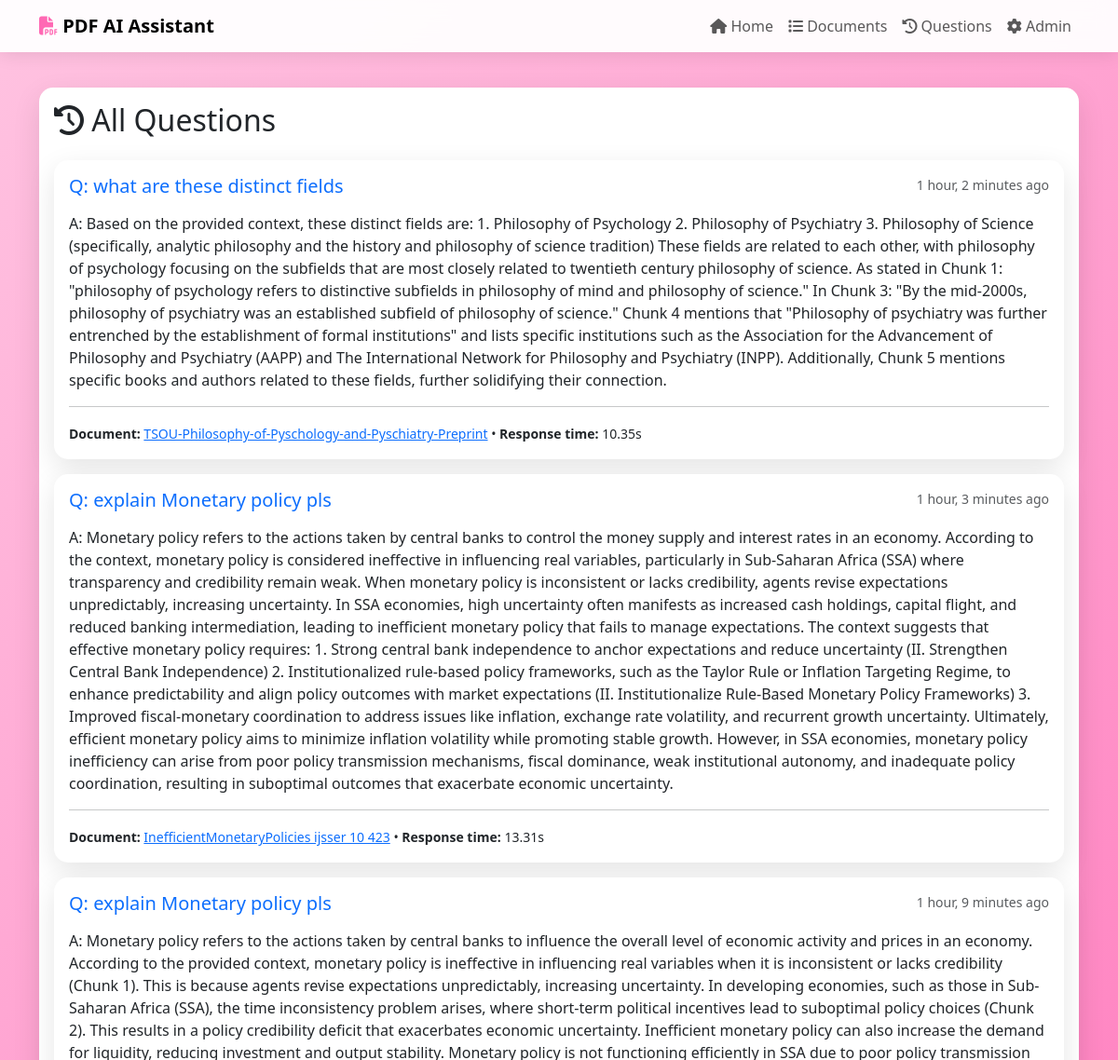
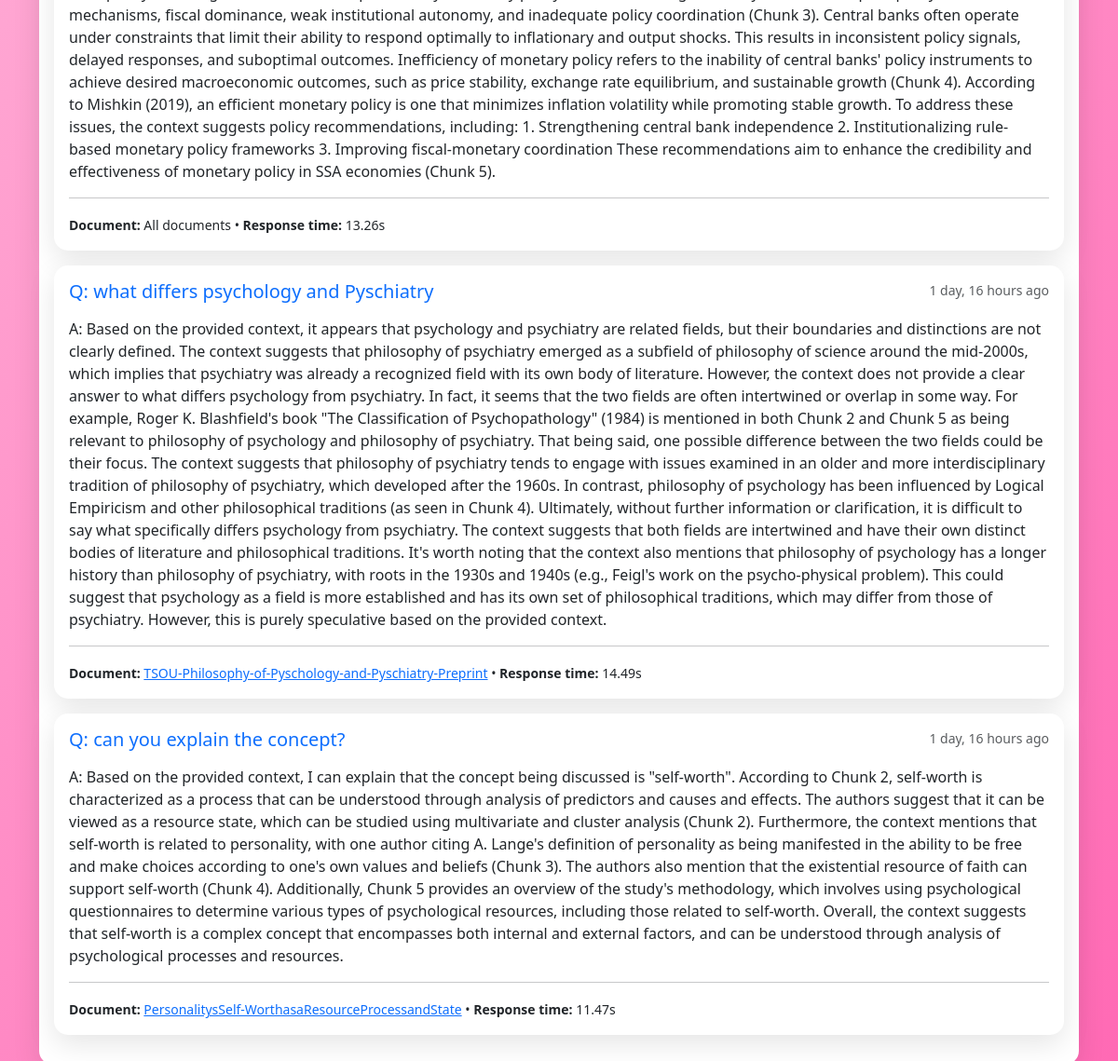
Screenshot of /questions/ with the database file from the repository (2 pictures, top to bottom).
### documents/models.py (models this page shows, shortened)
class Question(models.Model):
    document = models.ForeignKey(PDFDocument, on_delete=models.CASCADE, related_name='questions', null=True, blank=True)
    question_text = models.TextField()
    answer_text = models.TextField()
    asked_at = models.DateTimeField(default=timezone.now)
    asked_by = models.ForeignKey(User, on_delete=models.CASCADE, null=True, blank=True)
    response_time = models.FloatField(help_text="Response time in seconds", null=True, blank=True)
    class Meta:
        ordering = ['-asked_at']
        verbose_name = "Question"
        verbose_name_plural = "Questions"

class PDFDocument(models.Model):
    title = models.CharField(max_length=255)
    file = models.FileField(upload_to='pdfs/')
    uploaded_at = models.DateTimeField(default=timezone.now)
    uploaded_by = models.ForeignKey(User, on_delete=models.CASCADE, null=True, blank=True)
    file_size = models.IntegerField(help_text="File size in bytes")
    num_pages = models.IntegerField(default=0, help_text="Number of pages in PDF")
    num_chunks = models.IntegerField(default=0, help_text="Number of text chunks created")
    processed = models.BooleanField(default=False)
    processing_error = models.TextField(blank=True, null=True)
    class Meta:
        ordering = ['-uploaded_at']
        verbose_name = "PDF Document"
        verbose_name_plural = "PDF Documents"

### documents/views.py (the view)
# urls.py: path('questions/', views.question_history, name='question_history'),
def question_history(request):
    questions = Question.objects.all()
    context = {
        'questions': questions
    }
    return render(request, 'documents/question_history.html', context)

### documents/templates/documents/question_history.html (shortened to what this page needs)
{% extends 'base.html' %}
{% block content %}
<div class="row">
    <div class="col-md-12">
        <div class="card">
            <div class="card-body">
                <h2 class="card-title mb-4">
                    <i class="fas fa-history"></i> All Questions
                </h2>
                {% if questions %}
                {% for q in questions %}
                <div class="card mb-3">
                    <div class="card-body">
                        <div class="d-flex justify-content-between">
                            <h5 class="text-primary">Q: {{ q.question_text }}</h5>
                            <small class="text-muted">{{ q.asked_at|timesince }} ago</small>
                        </div>
                        <p class="mt-2">A: {{ q.answer_text }}</p>
                        <hr>
                        <small>
                            {% if q.document %}
                            <strong>Document:</strong>
                            <a href="{% url 'document_detail' q.document.pk %}">{{ q.document.title }}</a>
                            {% else %}
                            <strong>Document:</strong> All documents
                            {% endif %}
                            {% if q.response_time %}
                            • <strong>Response time:</strong> {{ q.response_time|floatformat:2 }}s
                            {% endif %}
                        </small>
                    </div>
                </div>
                {% endfor %}
                {% endif %}
            </div>
        </div>
    </div>
</div>
{% endblock %}

### documents/templates/base.html (style rules this page uses)
body { font-family: 'Segoe UI', Tahoma, Geneva, Verdana, sans-serif; background: linear-gradient(135deg, #ffc3e1 0%, #ff69b4 100%); min-height: 100vh; padding-top: 70px; }
.card { border: none; border-radius: 15px; box-shadow: 0 10px 30px rgba(0,0,0,0.1); transition: transform 0.3s ease; }

### rows the page displays
Question: question_text "what are these distinct fields", asked_at "1 hour, 2 minutes", answer_text "Based on the provided context, these distinct fields are: 1. Philosophy of Psychology 2. Philosophy of Psychiatry 3. Philosophy of Science (specifically, analytic philosophy and the history and philosophy of science tradition) These fields are related to each other, with philosophy of psychology focusing on the subfields that are most closely related to twentieth century philosophy of science. As stated in Chunk 1: \"philosophy of psychology refers to distinctive subfields in philosophy of mind and philosophy of science.\" In Chunk 3: \"By the mid-2000s, philosophy of psychiatry was an established subfield of philosophy of science.\" Chunk 4 mentions that \"Philosophy of psychiatry was further…", document "TSOU-Philosophy-of-Pyschology-and-Pyschiatry-Preprint", response_time "10.35"
Question: question_text "explain Monetary policy pls", asked_at "1 hour, 3 minutes", answer_text "Monetary policy refers to the actions taken by central banks to control the money supply and interest rates in an economy. According to the context, monetary policy is considered ineffective in influencing real variables, particularly in Sub-Saharan Africa (SSA) where transparency and credibility remain weak. When monetary policy is inconsistent or lacks credibility, agents revise expectations unpredictably, increasing uncertainty. In SSA economies, high uncertainty often manifests as increased cash holdings, capital flight, and reduced banking intermediation, leading to inefficient monetary policy that fails to manage expectations. The context suggests that effective monetary policy…", document "InefficientMonetaryPolicies ijsser 10 423", response_time "13.31"
Question: question_text "explain Monetary policy pls", asked_at "1 hour, 9 minutes", answer_text "Monetary policy refers to the actions taken by central banks to influence the overall level of economic activity and prices in an economy. According to the provided context, monetary policy is ineffective in influencing real variables when it is inconsistent or lacks credibility (Chunk 1). This is because agents revise expectations unpredictably, increasing uncertainty. In developing economies, such as those in Sub-Saharan Africa (SSA), the time inconsistency problem arises, where short-term political incentives lead to suboptimal policy choices (Chunk 2). This results in a policy credibility deficit that exacerbates economic uncertainty. Inefficient monetary policy can also increase the…", shows "Document:", response_time "13.26"
Question: question_text "what differs psychology and Pyschiatry", asked_at "1 day, 16 hours", answer_text "Based on the provided context, it appears that psychology and psychiatry are related fields, but their boundaries and distinctions are not clearly defined. The context suggests that philosophy of psychiatry emerged as a subfield of philosophy of science around the mid-2000s, which implies that psychiatry was already a recognized field with its own body of literature. However, the context does not provide a clear answer to what differs psychology from psychiatry. In fact, it seems that the two fields are often intertwined or overlap in some way. For example, Roger K. Blashfield's book \"The Classification of Psychopathology\" (1984) is mentioned in both Chunk 2 and Chunk 5 as being relevant to…", document "TSOU-Philosophy-of-Pyschology-and-Pyschiatry-Preprint", response_time "14.49"
Question: question_text "can you explain the concept?", asked_at "1 day, 16 hours", answer_text "Based on the provided context, I can explain that the concept being discussed is \"self-worth\". According to Chunk 2, self-worth is characterized as a process that can be understood through analysis of predictors and causes and effects. The authors suggest that it can be viewed as a resource state, which can be studied using multivariate and cluster analysis (Chunk 2). Furthermore, the context mentions that self-worth is related to personality, with one author citing A. Lange's definition of personality as being manifested in the ability to be free and make choices according to one's own values and beliefs (Chunk 3). The authors also mention that the existential resource of faith can support…", document "PersonalitysSelf-WorthasaResourceProcessandState", response_time "11.47"
